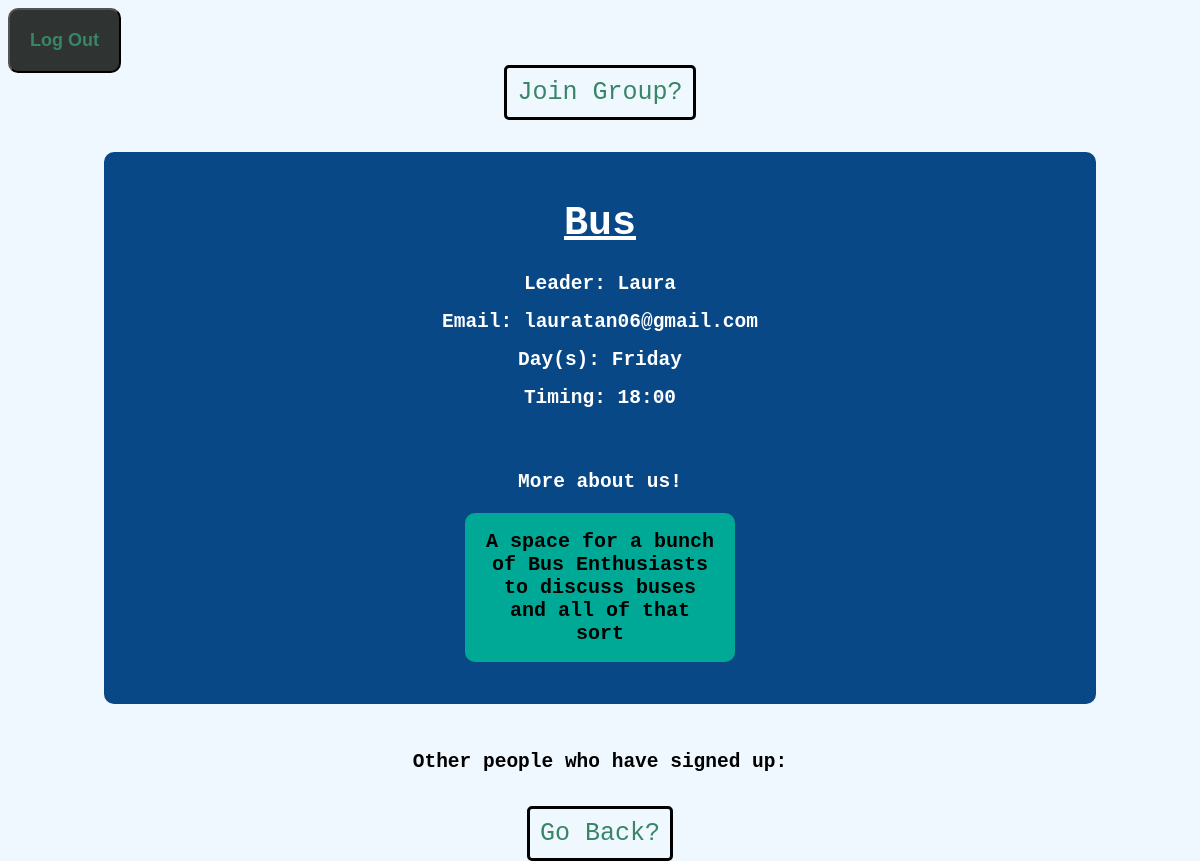
The page /Group/Bus on the database its author committed.
### tables this page shows
CREATE TABLE "Groups" (
	`GroupID`	INTEGER UNIQUE,
	`Name`	TEXT,
	`LeaderID`	TEXT,
	`Day`	TEXT,
	`Time`	TEXT,
	`Category`	TEXT,
	`Summary`	TEXT,
	`SignUps`	TEXT,
	PRIMARY KEY(`GroupID`)
);

CREATE TABLE "Students" (
	`ID`	INTEGER UNIQUE,
	`Name`	TEXT,
	`Email`	TEXT,
	`Password`	TEXT,
	`Phone`	TEXT,
	PRIMARY KEY(`ID`)
);

### app.py (the view)
@app.route('/Group/<name>')
def showInfo(name):
    info['currentGrp'] = name
    daysD = {'M':"Monday",'T':'Tuesday','W':'Wednesday','Th':'Thursday','F':'Friday'}
    days = ''
    db = sqlite3.connect('database.db')
    filt = "%" + name + "%" # To deal with annoying group names, presume someone is not going to create a group with a near exact replica of another's name
    cursor = db.execute('Select * from Groups where Name like ?', (filt,))
    lst = cursor.fetchone()
    gName = lst[1]
    time = lst[4]
    cat = lst[5]
    summary = lst[6]
    day = lst[3].split(',')
    for item in day:
        days += daysD[item]
        days += ', '
    lID = lst[2]
    cursor = db.execute('Select Name,Email from Students where ID like ?', (lID,))
    sID = cursor.fetchone()
    db.close()
    if len(info['currentUser']) == 2: # to ensure its a logged in User
        current = info['currentUser'][1]
    else:
        current = "None"
    return render_template('group.html', name=name, days=days[:-2], timing = time, summary = summary, leader = sID[0], email = sID[1], curr=current, signUp = lst[7])

### templates/group.html (shortened to what this page needs)
<!DOCTYPE html>
<html>
<head>
	<link rel="stylesheet"
	href='../static/style.css'>
</head>
<body>
	<button class='logout'><a href='/LogOut'> Log Out </a></button>
	{% if curr == leader %}
		<a href='/Update' class = 'return'>Update Group Information?</a>
	{% else %}
		{% if curr in signUp %}
			<a href='/leave' class='return'>Leave Group?</a>
		{% else %}
			<a href='/Join' class = 'return'>Join Group?</a>
		{% endif %}
	{% endif %}
	<br></br>
	<br></br>
	<div class = 'grp'>
		<h1><u>{{ name }}</u></h1>
		<h2> Leader: {{ leader }} </h2>
		<h2> Email: {{ email }}
		<h2> Day(s): {{ days }}</h2>
		<h2> Timing: {{ timing }}</h2>
		<br></br>
		<h2> More about us! </h2>
		<h3 class='info'> {{ summary }} </h3>
	</div>
	<br></br>
	<h2> Other people who have signed up: {{ signUp }} </h2>
	<a href='/Find' class='return'>Go Back?</a>
</body>
</html>

### static/style.css (style rules this page uses)
h1 { text-align:center; font-size: 40px; }
body { background-color: aliceblue; font-family:monospace; text-align: center; }
button { padding: 20px; border-radius: 10px; font-size: 50px; background-color: rgb(47, 51, 50); color:rgb(56, 133, 104); display: block; margin-right: auto; margin-left: auto; margin-bottom: 80px; }
a { text-decoration:none; color:rgb(56, 133, 104); }
h3 { border: 3px solid navy; border-radius: 7px; width: 25%; font-size: 25px; margin-right: auto; margin-left: auto; }
.info { font-weight: light; font-size: 20px; padding: 15px; background-color: #00A896; color: black; border: 2px solid #00A896; border-radius: 10px; }
.grp { display: block; width: 80%; background-color: #084887; text-align:center; margin:0 auto; padding: 20px; color: white; border: 2px solid #084887; border-radius: 10px; }
.return { font-size: 25px; padding: 10px; border: 3px solid black; border-radius: 5px; margin: 10px; }
.logout { font-size: 18px; font-weight: bold; margin-left: 0px; margin-bottom: 5px; }

### rows shown on the page
Groups: Name "Bus", Time "18:00", Summary "A space for a bunch of Bus Enthusiasts to discuss buses and all of that sort"
Students: Name "Laura", Email "lauratan06@gmail.com"

### other values the page prints
{{ days }} "Friday"
